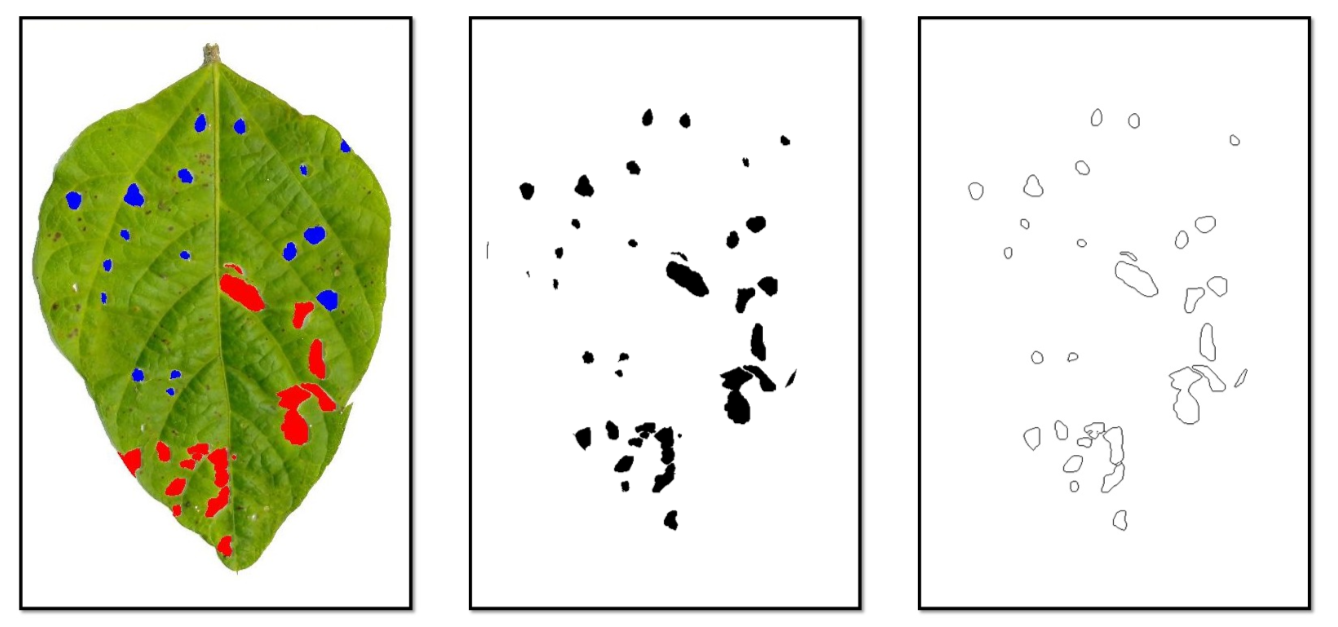
%> input picture preprocessing.png, 1338 x 627 px
$ octave --eval "result = offshadow(imread('../preprocessing.png'));"   (GNU Octave 9; MATLAB toolbox functions it lacks are replaced by stand-ins)
%> lines starting %> are read from the running program, lines starting %| are printed output that depends on the picture; in (x1, y1, x2, y2) boxes, pixels count from 0 and x2, y2 are one past the last pixel; in counts of white or black regions, pixels touching at a corner belong together; the program's own positions count from 1
function Iout = offshadow(IMG)

H = rgb2hsv(IMG);
%> H: size 627x1338x3 double; mean H, S, V 0.0368, 0.131, 0.903
H = H(:,:,1);
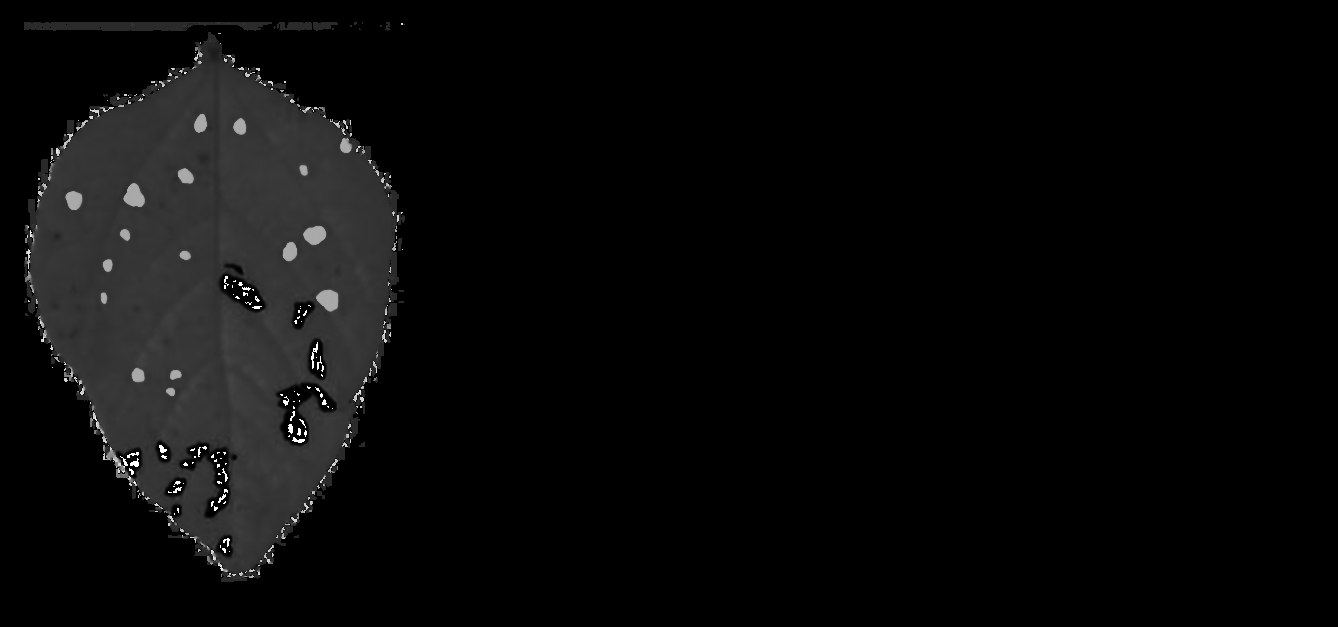
%> H: size 627x1338 double; min 0, max 0.999, mean 0.0368
HBW = im2bw(H,0.3);
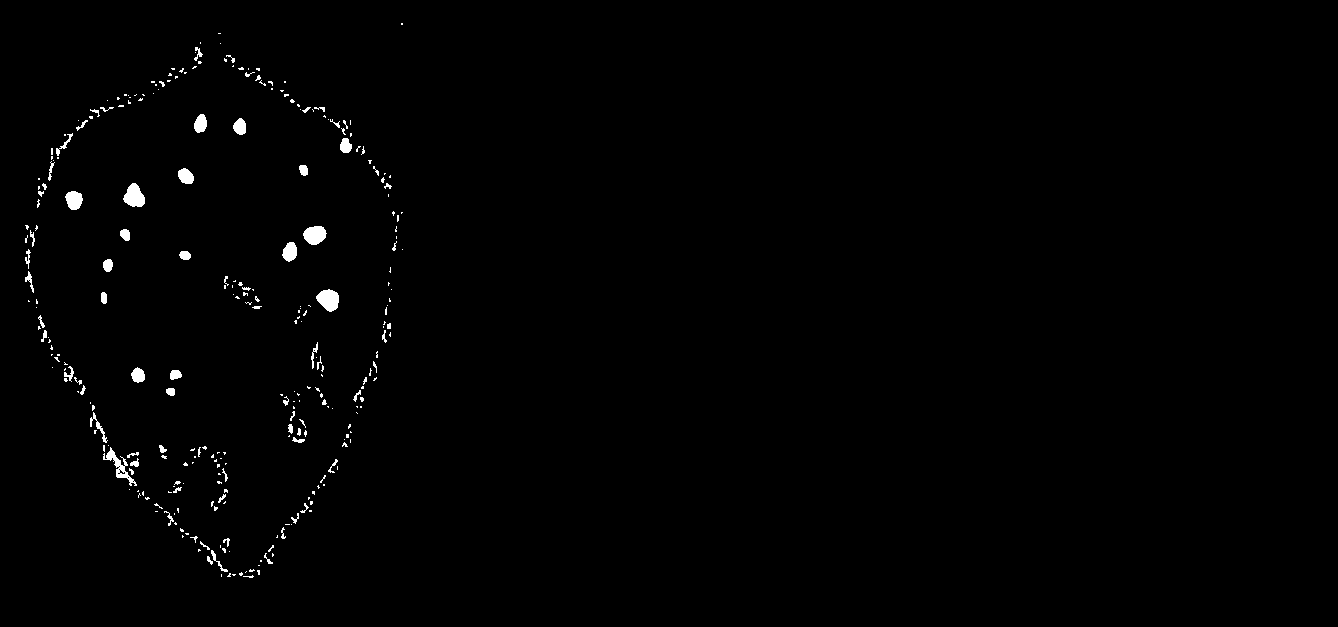
%> HBW: size 627x1338 logical; 0.82% white; 295 white regions (221 under 20 px), largest, box (x1, y1, x2, y2) and area: (316, 289, 339, 312) 370, (123, 183, 145, 207) 361, (303, 226, 327, 245) 338
Iout = rgb2gray(IMG);
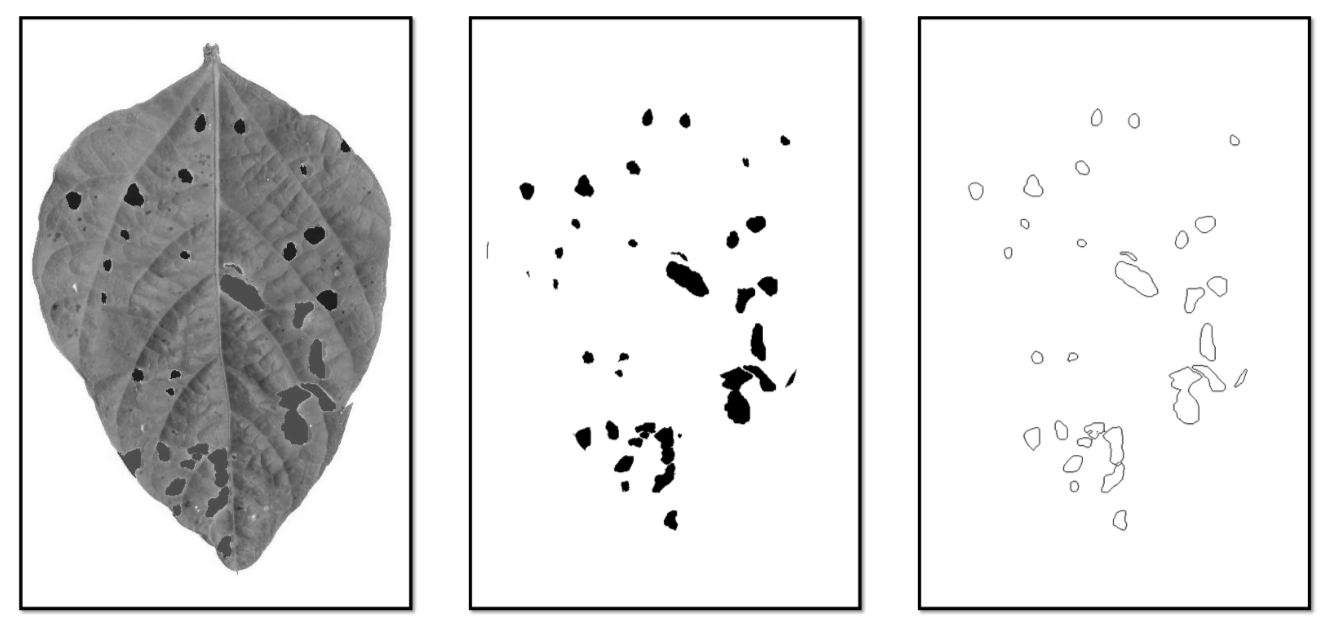
%> Iout: size 627x1338 uint8; min 0, max 255, mean 225.3
Iout = (im2double(Iout)+double(HBW));
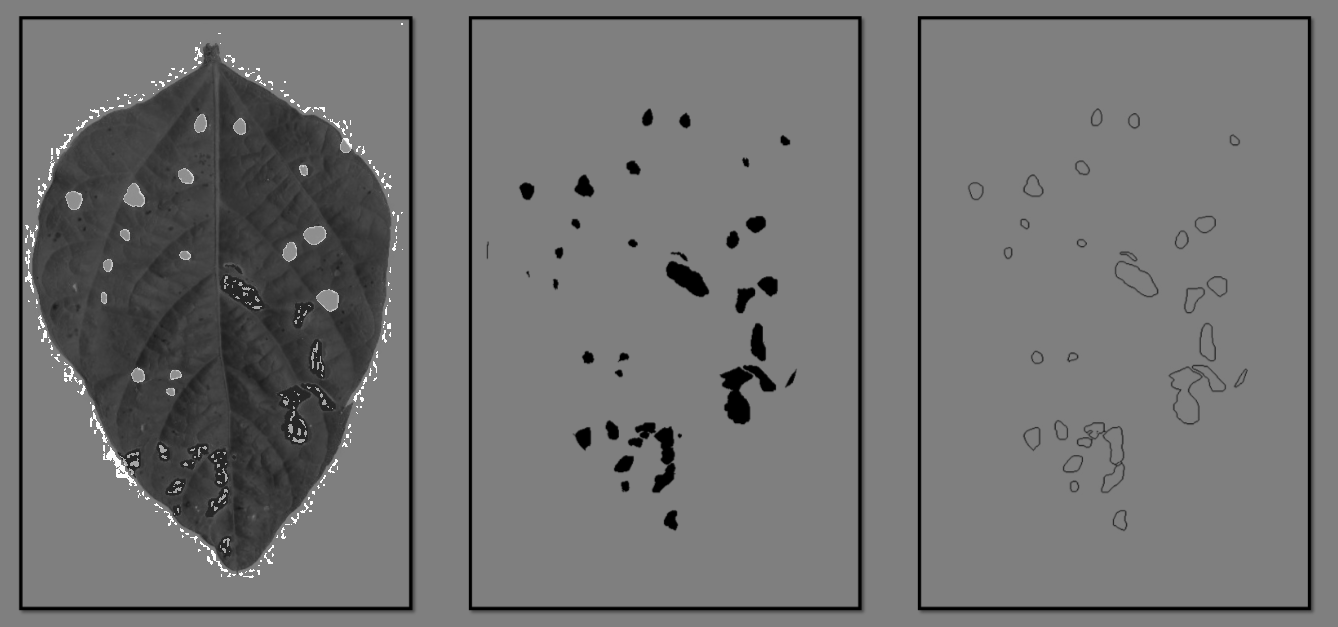
%> Iout: size 627x1338 double; min 0, max 2, mean 0.892; drawn with min black and max white
